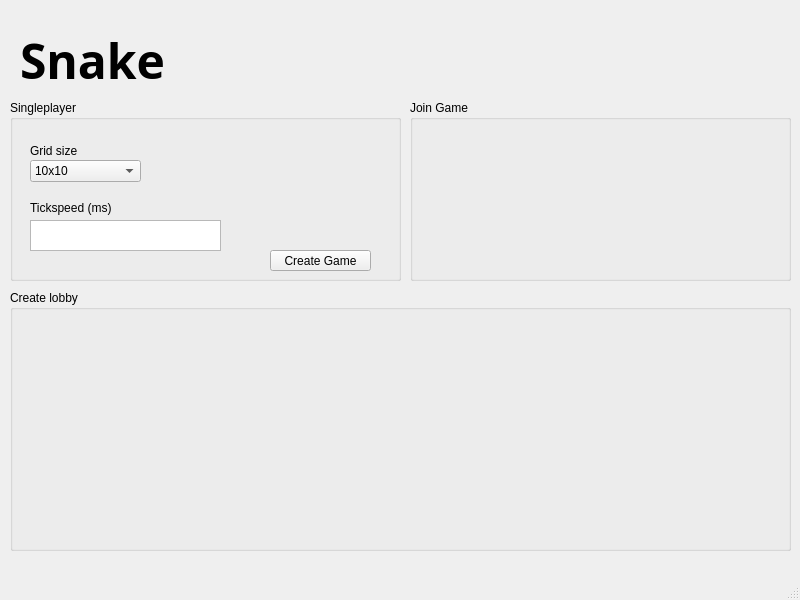
<?xml version="1.0" encoding="UTF-8"?>
<ui version="4.0">
 <class>Menu</class>
 <widget class="QMainWindow" name="Menu">
  <property name="geometry">
   <rect>
    <x>0</x>
    <y>0</y>
    <width>800</width>
    <height>600</height>
   </rect>
  </property>
  <property name="baseSize">
   <size>
    <width>0</width>
    <height>0</height>
   </size>
  </property>
  <property name="windowTitle">
   <string>Menu</string>
  </property>
  <widget class="QWidget" name="centralwidget">
   <widget class="QLabel" name="title">
    <property name="geometry">
     <rect>
      <x>20</x>
      <y>30</y>
      <width>161</width>
      <height>61</height>
     </rect>
    </property>
    <property name="font">
     <font>
      <family>Sitka Text</family>
      <pointsize>36</pointsize>
      <bold>true</bold>
     </font>
    </property>
    <property name="text">
     <string>Snake</string>
    </property>
   </widget>
   <widget class="QGroupBox" name="gbSingleplayer">
    <property name="geometry">
     <rect>
      <x>10</x>
      <y>100</y>
      <width>391</width>
      <height>181</height>
     </rect>
    </property>
    <property name="title">
     <string>Singleplayer</string>
    </property>
    <widget class="QLabel" name="lblSgridsize">
     <property name="geometry">
      <rect>
       <x>20</x>
       <y>40</y>
       <width>51</width>
       <height>21</height>
      </rect>
     </property>
     <property name="text">
      <string>Grid size</string>
     </property>
    </widget>
    <widget class="QComboBox" name="cbSgridsize">
     <property name="geometry">
      <rect>
       <x>20</x>
       <y>60</y>
       <width>111</width>
       <height>22</height>
      </rect>
     </property>
     <item>
      <property name="text">
       <string>10x10</string>
      </property>
     </item>
     <item>
      <property name="text">
       <string>5x5</string>
      </property>
     </item>
     <item>
      <property name="text">
       <string>100x100</string>
      </property>
     </item>
    </widget>
    <widget class="QTextEdit" name="teStickspeed">
     <property name="geometry">
      <rect>
       <x>20</x>
       <y>120</y>
       <width>191</width>
       <height>31</height>
      </rect>
     </property>
    </widget>
    <widget class="QLabel" name="label">
     <property name="geometry">
      <rect>
       <x>20</x>
       <y>100</y>
       <width>81</width>
       <height>16</height>
      </rect>
     </property>
     <property name="text">
      <string>Tickspeed (ms)</string>
     </property>
    </widget>
    <widget class="QPushButton" name="btnScreate">
     <property name="geometry">
      <rect>
       <x>260</x>
       <y>150</y>
       <width>101</width>
       <height>21</height>
      </rect>
     </property>
     <property name="text">
      <string>Create Game</string>
     </property>
    </widget>
   </widget>
   <widget class="QGroupBox" name="gbJoingame">
    <property name="geometry">
     <rect>
      <x>410</x>
      <y>100</y>
      <width>381</width>
      <height>181</height>
     </rect>
    </property>
    <property name="title">
     <string>Join Game</string>
    </property>
   </widget>
   <widget class="QGroupBox" name="gbCreatelobby">
    <property name="geometry">
     <rect>
      <x>10</x>
      <y>290</y>
      <width>781</width>
      <height>261</height>
     </rect>
    </property>
    <property name="title">
     <string>Create lobby</string>
    </property>
   </widget>
  </widget>
  <widget class="QMenuBar" name="menubar">
   <property name="geometry">
    <rect>
     <x>0</x>
     <y>0</y>
     <width>800</width>
     <height>21</height>
    </rect>
   </property>
  </widget>
  <widget class="QStatusBar" name="statusbar"/>
 </widget>
 <resources/>
 <connections/>
</ui>
